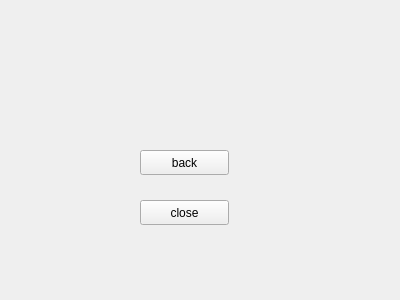
<?xml version="1.0" encoding="UTF-8"?>
<ui version="4.0">
 <class>Form</class>
 <widget class="QWidget" name="Form">
  <property name="geometry">
   <rect>
    <x>0</x>
    <y>0</y>
    <width>400</width>
    <height>300</height>
   </rect>
  </property>
  <property name="windowTitle">
   <string>Form</string>
  </property>
  <widget class="QPushButton" name="backButton">
   <property name="geometry">
    <rect>
     <x>140</x>
     <y>150</y>
     <width>89</width>
     <height>25</height>
    </rect>
   </property>
   <property name="text">
    <string>back</string>
   </property>
  </widget>
  <widget class="QPushButton" name="closeButton">
   <property name="geometry">
    <rect>
     <x>140</x>
     <y>200</y>
     <width>89</width>
     <height>25</height>
    </rect>
   </property>
   <property name="text">
    <string>close</string>
   </property>
  </widget>
 </widget>
 <resources/>
 <connections/>
</ui>
